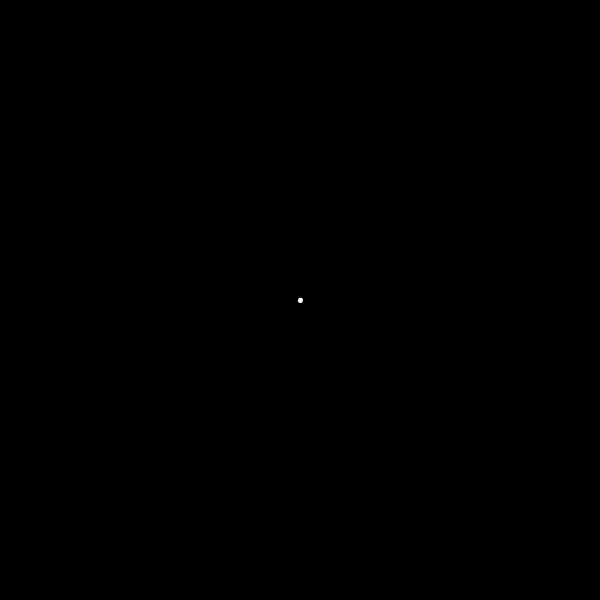
Frame 1 (no input)
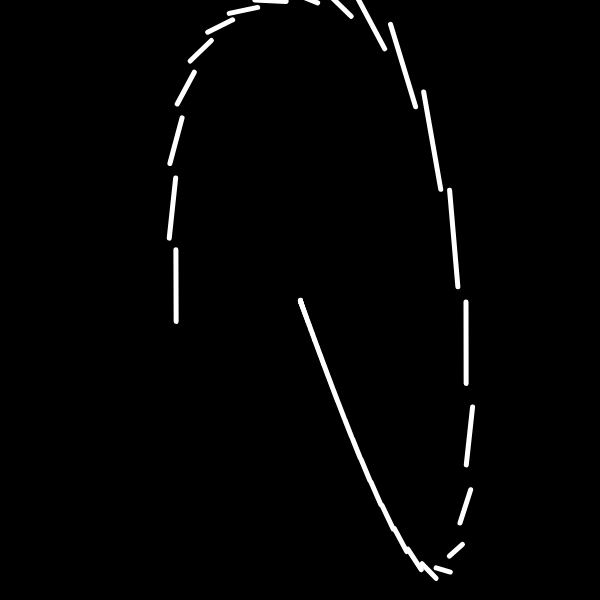
Frame 60 (no input)
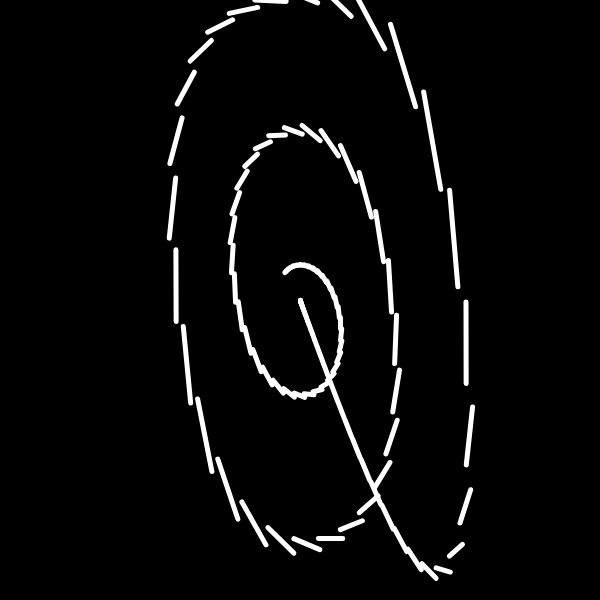
Frame 120 (the mouse pressed at the canvas centre since frame 60)

The p5.js sketch that drew these frames (run headless with seeded random() and noise() and a simulated clock; from frame 60 on, the mouse is pressed at the canvas centre):

// p5.js sketch
// ── sketch.js
let x = 0.1;
let y = 0;
let z = 0;

let a = 10;
let b = 50;
let c = 8/6;

let points = [];

function setup() {
  createCanvas(600, 600);
  background(0);
}

function draw() {
  translate(width/2,height/2)
  scale(5)
  let dt = 0.01;

  let dx = dt * (a * (y - x));
  let dy = dt * (x * (b - z) - y);
  let dz = dt * (x * y - c * z);

  x = x + dx;
  y = y + dy;
  z = z + dz;

  for (var i = 0; i < 1; i++) {
    points[i] = createVector(x+dx/1.001,y+dy/1.001)
    points[i-1]= createVector(x,y,z)
    stroke(255)
    strokeWeight(1)
    noFill()
    line(points[i].x,points[i].y,points[i-1].x,points[i-1].y)

    console.log(points[i].x,points[i].y);
  }
}
